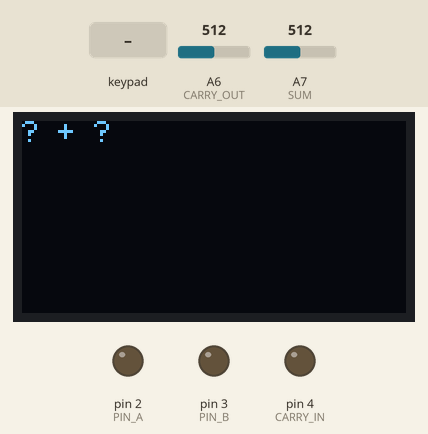
A sketch run on a simulated Arduino Nano, built with avr-gcc and run on an emulated ATmega328P. On the bench: 128×64 one-colour display, output pins drawn as LEDs (lit = HIGH). Dashed ring = blinking. The inputs (shaded band) are chosen by the test bench; at power-on: A6 (CARRY_OUT) = 512, A7 (SUM) = 512. What the sketch prints to the serial monitor is not drawn.

Above: at 1.2 s.
1.3 s: keypad keys 7 + 5 = pressed 0.4 s apart
At 3.5 s:
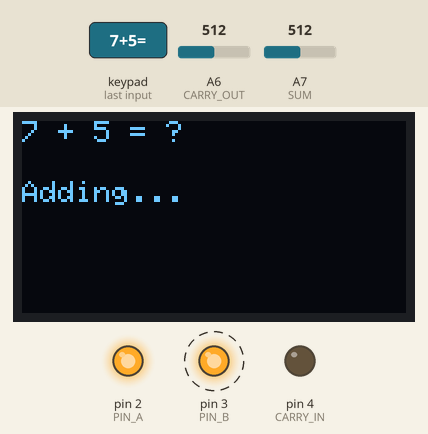
4.4 s: A6 (CARRY_OUT) set to 190
At 6.2 s:
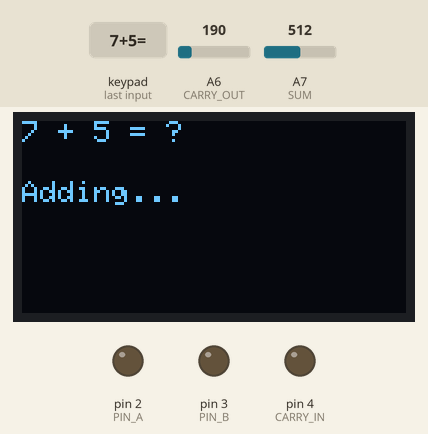
6.7 s: A6 (CARRY_OUT) set to 213
At 8.6 s:
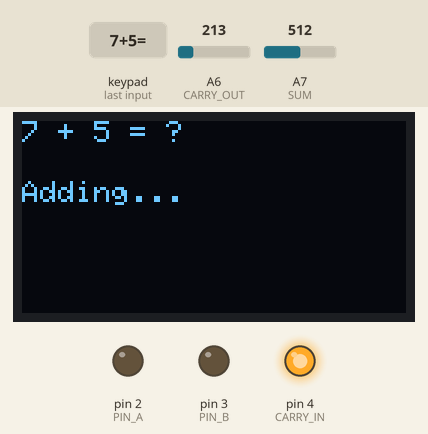
8.9 s: A6 (CARRY_OUT) set to 122
At 10.9 s:
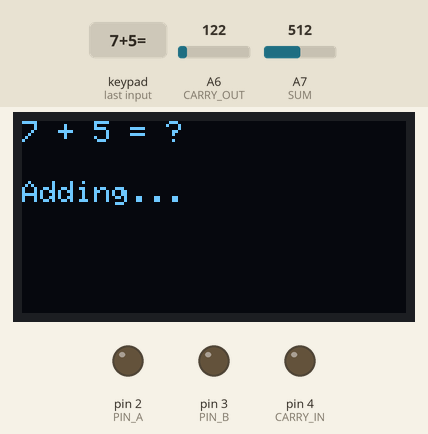
11.2 s: A6 (CARRY_OUT) set to 210
At 28.0 s:
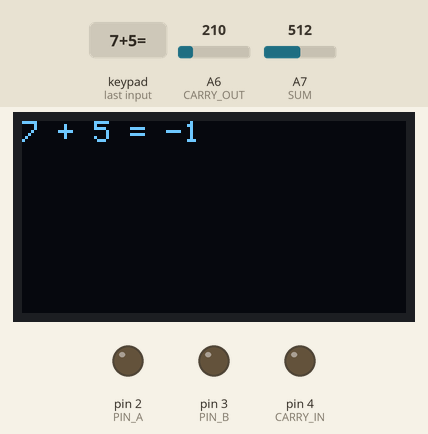
Timing chart, 0 to 28.5 s (numbered marks = the images above; inputs shaded):
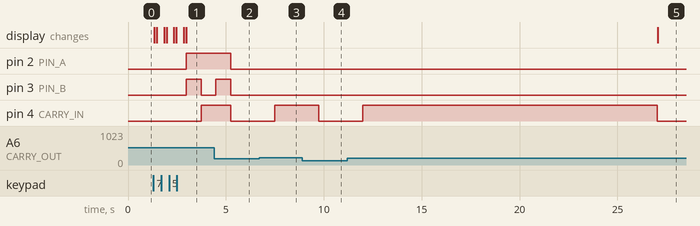

Measured:
- the behaviour switches between 200 and 201 on A6 (CARRY_OUT) (found by bisection; images 2 and 3)
- after the input at 1.3 s, pin 2 (PIN_A): LOW → HIGH after 1.7 s; pin 3 (PIN_B): LOW → HIGH after 1.7 s, → LOW 0.75 s later; pin 4 (CARRY_IN): LOW → HIGH after 2.4 s; the display: first changes at once (image 1 shows a later state)
- after the input at 4.4 s, pin 4 (CARRY_IN): HIGH → LOW after 0.84 s
- after the input at 6.7 s, pin 4 (CARRY_IN): LOW → HIGH after 0.79 s
- after the input at 8.9 s, pin 4 (CARRY_IN): HIGH → LOW after 0.84 s
- after the input at 11.2 s, pin 4 (CARRY_IN): LOW → HIGH after 0.80 s, → LOW 15.0 s later

The sketch:

Arduino_Midi.ino
```cpp
/*
 Name:		Arduino_Midi.ino
 Created:	5/16/2019 1:00:41 🍺
 Author:	Kevin J
*/


#include <splash.h>
#include <Adafruit_SSD1306.h>
#include <Keypad.h>
#include <Key.h>
#include <Adafruit_GFX.h>

// I2C address of the OLED LCD
#define OLED_Address 0x3C

// Full Adder Pin Configs
#define PIN_A 2
#define PIN_B 3
#define CARRY_IN 4
#define CARRY_OUT  A6
#define SUM A7

// Time delay between each calculation in ms
#define CALC_DELAY 500

// greater than ~1 volt
#define ANALOG_READ_THRESH 200
const byte ROWS = 4;
const byte COLS = 4;

// declare key values
char hexaKeys[ROWS][COLS] = {
  {'1', '2', '3', 'A'},
  {'4', '5', '6', 'B'},
  {'7', '8', '9', 'C'},
  {'+', '0', '=', 'D'}
};

// Pin Declarations for Keypad
byte rowPins[ROWS] = { 12, 11, 10, 9 };
byte colPins[COLS] = { 8, 7, 6, 5 };

//instantiate keypad object
Keypad keypad = Keypad(makeKeymap(hexaKeys), rowPins, colPins, ROWS, COLS);


/*
 Phases:
 0: choose the first number
 1: choose the second number
 2: add up the numbers
 3: display result
 */
int phase = 0;

//variable for result
long result = 0;

//variables for the 2 operands
String num1 = "?", num2 = "?";


// template for the reimplementation of the Pair class from normal C++
// https://github.com/zacsketches/Arduino_pair
template<class M, class N>
struct Pair {
	M val_1;
	N val_2;

	Pair(M v1, N v2)
		:val_1(v1), val_2(v2) {}

	//use default values for copy construction and assignment

	M first() { return val_1; }
	const M first() const { return val_1; }

	N second() { return val_2; }
	const N second() const { return val_2; }
};

//init LCD display
Adafruit_SSD1306 oled(1);


// Interface with adder
// Returns Pair<Sum, Carry>
Pair<bool, bool> add_bits(bool a, bool b, bool cin) {

	//output to adder
	digitalWrite(PIN_A, a);
	digitalWrite(PIN_B, b);
	digitalWrite(CARRY_IN, cin);

	//wait so that transistors have time to process
	delay(CALC_DELAY);

	//read in values and assign to pair
	Pair<bool, bool> results((analogRead(SUM) > ANALOG_READ_THRESH) ? true : false,
		(analogRead(CARRY_OUT) > ANALOG_READ_THRESH) ? true : false);

	// wait for even longer
	delay(CALC_DELAY / 2);

	//cleanup
	digitalWrite(PIN_A, 0);
	digitalWrite(PIN_B, 0);
	digitalWrite(CARRY_IN, 0);


	return results;
}

// adds 2 integers
long add(long num1, long num2) {
	//by default, everything is 0
	bool carry = 0;
	long results = 0;

	// run it through the adder a max of 32 times (maximum size of an integer)
	for (int i = 0; i < 32; i++) {
		// use the add_bits function to add each bit read from the operands
		Pair<bool, bool> temp_pair = add_bits(bitRead(num1, i), bitRead(num2, i), carry);

		// if the sum is 1, then set the result's bit at index i to true
		if (temp_pair.first() == 1) {
			bitSet(results, i);
		}

		// set the carry boolean to the carry parameter that's returned from adding
		carry = temp_pair.second();


		/*
		DEBUG
		*/

		Serial.print(i);
		Serial.print(" / ");

		Serial.print(bitRead(num1, i));
		Serial.print(", ");
		Serial.print(bitRead(num2, i));
		Serial.print(", ");
		Serial.print(carry);

		Serial.print(" / ");

		Serial.print(temp_pair.first());
		Serial.print(", ");
		Serial.print(temp_pair.second());

		Serial.print(" / ");

		Serial.print(results);

		Serial.println(' ');
	}
	//END DEBUG

	//make it impossible to overflow
	if (carry == 1) {
		bitSet(results, 32);
	}
	Serial.print("TOTAL: ");
	Serial.println(results);
	return results;
}


//convert binary to integer
void setup() {
	//for serial communication
	Serial.begin(9600);

	//adder input
	pinMode(PIN_A, OUTPUT);
	pinMode(PIN_B, OUTPUT);
	pinMode(CARRY_IN, OUTPUT);

	//adder output
	pinMode(SUM, INPUT);
	pinMode(CARRY_OUT, INPUT);

	//oled
	oled.begin(SSD1306_SWITCHCAPVCC, OLED_Address);
}


// the loop function runs over and over again until power down or reset
void loop() {
	char command;
	oled.clearDisplay();
	oled.setTextColor(WHITE);


	switch (phase) {
	case 0: // for 1st number
		//get info and print out current status
		oled.setCursor(0, 0);
		oled.println(num1 + " + " + num2);
		oled.setCursor(0, 20);
		command = keypad.getKey(); // get whatever key is pressed (if applicable)
		oled.println(command);
		oled.display();

		//allow user to see whatever was entered
		delay(100);

		//if there was a key pressed
		if (command > 0) {

			if (command >= '0' && command <= '9') { // Entered a number
				if (num1.equals("?")) { //if results is currently "?", replace it with whatever number is entered
					num1 = String(command);
				}
				else { // or else concatenate it to the end
					num1 += command;
				}
			}
			else if (command == '+') { //presses the + button
				phase++;
				if (num1.equals("?")) { //if no number has been entered, set it to the default value of 0
					num1 = "0";
				}
			}
		}
		break;

	case 1: // for 2nd operand
		//get info and print out current status
		oled.setCursor(0, 0);
		oled.println(num1 + " + " + num2);
		oled.setCursor(0, 20);
		command = keypad.getKey();// get whatever key is pressed (if applicable)
		oled.println(command);
		oled.display();

		//allow user to see whatever was entered
		delay(100);

		//if there was a key pressed
		if (command > 0) {

			if (command >= '0' && command <= '9') { //user enteres a number

				//replaces the "?" with entry, or concatenates it
				if (num2.equals("?")) {
					num2 = String(command);
				} else {
					num2 += command;
				}
			}
			else if (command == '=') { //presses the = button
				if (num2.equals("?")) { //if no number has been entered, set it to the default value of 0
					num2 = "0";
				}

				phase++;
			}
		}
		break;

	case 2: //add the actual numbers
		oled.setCursor(0, 0);
		oled.println(num1 + " + " + num2 + " = ?");
		oled.setCursor(0, 20);
		oled.println("Adding...");
		oled.display(); //display message to show that it is in the process of adding

		//convert operands to longs (toInt returns a long) and add them using the full adder
		result = add(num1.toInt(), num2.toInt());
		phase++; // continue to next stage
		break;
	case 3:
		oled.setCursor(0, 0);
		oled.println(num1 + " + " + num2 + " = " + result);
		oled.display();
		delay(3000); //display all the operands and the sum for 3 seconds

		//reset everything to default state so that it can be used again
		phase = 0;
		num1 = "?";
		num2 = "?";
		result = 0;
		break;
	}
}
```
